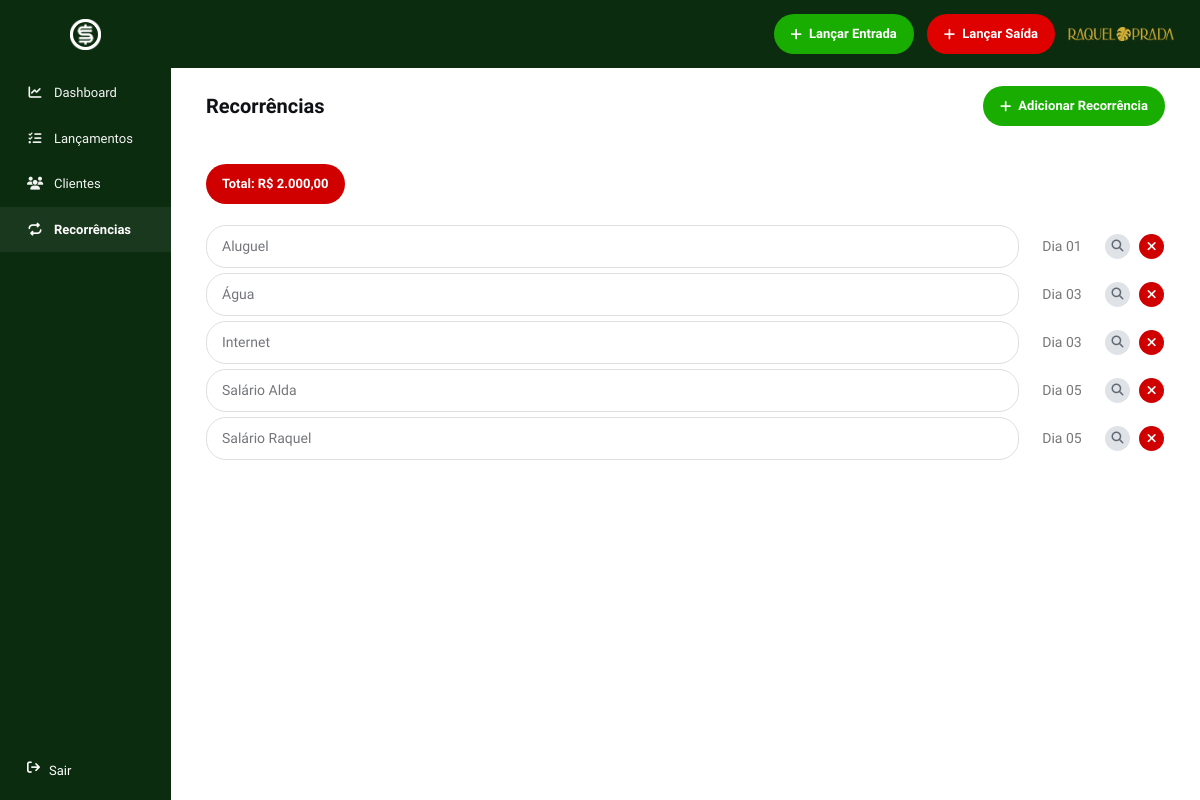
Page /recorrencias (signed in) on the committed database.
### tables this page shows
CREATE TABLE recurrings (
  id INT UNSIGNED AUTO_INCREMENT PRIMARY KEY,
  item VARCHAR(160) NOT NULL,
  amount DECIMAL(12,2) NOT NULL DEFAULT 0,
  day_of_month TINYINT UNSIGNED NOT NULL,
  active TINYINT(1) NOT NULL DEFAULT 1,
  created_at TIMESTAMP NOT NULL DEFAULT CURRENT_TIMESTAMP
);

### app/controllers/RecurringController.php (called while the page is built, shortened)
<?php
class RecurringController {
    public function index(): void { require_auth(); $model=new Recurring(db()); $rows=$model->allActive(); $total=$model->totalActive(); $page='recorrencias'; $title='Recorrências'; require __DIR__.'/../views/recurrings/index.php'; }
}

### app/helpers/helpers.php (called while the page is built, shortened)
<?php
function e(mixed $value): string {
    return htmlspecialchars((string)$value, ENT_QUOTES, 'UTF-8');
}
function money(float|int|null $value): string {
    return 'R$ ' . number_format((float)$value, 2, ',', '.');
}
function base_url(): string {
    $script = str_replace('\\', '/', $_SERVER['SCRIPT_NAME'] ?? '/index.php');
    $dir = rtrim(str_replace('/index.php', '', $script), '/');
    return $dir === '/' ? '' : $dir;
}
function url(string $route, array $query = []): string {
    $path = base_url() . '/' . ltrim($route, '/');
    if ($query) $path .= '?' . http_build_query($query);
    return $path;
}

### config/database.php (called while the page is built, shortened)
<?php
function db(): PDO {
    static $pdo = null;
    if ($pdo instanceof PDO) return $pdo;
    $dsn = sprintf('mysql:host=%s;port=%s;dbname=%s;charset=utf8mb4', DB_HOST, DB_PORT, DB_NAME);
    $pdo = new PDO($dsn, DB_USER, DB_PASS, [
        PDO::ATTR_ERRMODE => PDO::ERRMODE_EXCEPTION,
        PDO::ATTR_DEFAULT_FETCH_MODE => PDO::FETCH_ASSOC,
        PDO::ATTR_EMULATE_PREPARES => false,
    ]);
    return $pdo;
}

### app/models/Recurring.php (called while the page is built, shortened)
<?php
class Recurring {
    public function allActive(): array { return $this->db->query('SELECT * FROM recurrings WHERE active=1 ORDER BY day_of_month, item')->fetchAll(); }
    public function totalActive(): float { return (float)$this->db->query('SELECT COALESCE(SUM(amount),0) FROM recurrings WHERE active=1')->fetchColumn(); }
}

### app/views/recurrings/index.php (the view, shortened to what this page needs)
<?php require __DIR__.'/../layouts/header.php'; ?>
<div class="page-title"><h1>Recorrências</h1><a class="btn btn-green" href="<?= e(url('recorrencia')) ?>"><i class="fa-solid fa-plus"></i> Adicionar Recorrência</a></div>
<div class="rec-total">Total: <?= e(money($total)) ?></div>
<section class="list-panel recurring-list">
    <?php foreach($rows as $r): ?>
    <div class="rec-row">
        <span class="rec-item"><?= e($r['item']) ?></span><span class="rec-day">Dia <?= str_pad((string)$r['day_of_month'],2,'0',STR_PAD_LEFT) ?></span>
        <a class="circle-search" href="<?= e(url('recorrencia',['id'=>$r['id']])) ?>" aria-label="Abrir recorrência"><i class="fa-solid fa-magnifying-glass"></i></a>
        <form method="post" action="<?= e(url('recorrencia/excluir')) ?>" onsubmit="return confirm('Excluir esta recorrência?');"><button class="circle-delete" type="submit" aria-label="Excluir recorrência"><i class="fa-solid fa-xmark"></i></button></form>
    </div>
    <?php endforeach; ?>
</section>
<?php require __DIR__.'/../layouts/footer.php'; ?>

### public/assets/css/style.css (style rules this page uses)
:root { --green: #0c2c10; --green2: #16ad00; --red: #d00000; --blue: #0867c7; --text: #101114; --muted: #727780; --line: #e2e4e7; --soft: #fafafa; --shadow: 0 8px 24px rgba(0, 0, 0, 0.04); }
* { box-sizing: border-box; }
html, body { margin: 0; min-height: 100%; font-family: "Geist", sans-serif; color: var(--text); background: #fff; }
body { font-size: 14px; }
a { text-decoration: none; color: inherit; }
button, input, select, textarea { font: inherit; }
.btn { display: inline-flex; align-items: center; justify-content: center; gap: 7px; border: 0; border-radius: 24px; padding: 10px 17px; min-height: 40px; font-weight: 700; font-size: 13px; cursor: pointer; transition: 0.15s ease; }
.btn-green { background: #18ad00; color: #fff; }
.page-title { display: flex; align-items: center; justify-content: space-between; margin-bottom: 20px; }
.page-title h1 { margin: 0; font-size: 20px; font-weight: 800; }
.circle-search, .circle-delete { width: 25px; height: 25px; display: inline-flex; align-items: center; justify-content: center; border-radius: 50%; border: 0; cursor: pointer; }
.circle-search { background: #dfe3e7; color: #616a73; font-size: 12px; }
.circle-delete { background: #d00000; color: #fff; font-size: 13px; }
.balance-pill, .rec-total { display: inline-flex; margin: 18px 0 16px; padding: 10px 16px; border-radius: 22px; color: #fff; font-weight: 800; font-size: 13px; }
.balance-pill.red, .rec-total { background: #d00000; }
.list-panel { width: 100%; max-width: none; }
.client-name-pill, .rec-item { border: 1px solid #dedfe1; border-radius: 20px; padding: 10px 15px; color: #74767a; font-size: 14px; background: #fff; }
.recurring-list { width: 100%; max-width: none; }
.rec-row { display: grid; grid-template-columns: 1fr 70px 26px 26px; align-items: center; gap: 8px; margin: 5px 0; }
.rec-day { font-size: 14px; color: #777; text-align: center; }
::placeholder { color: #ccc; opacity: 1; }

### rows in the picture
recurrings: item "Aluguel", day_of_month "01"
recurrings: item "Água", day_of_month "03"
recurrings: item "Internet", day_of_month "03"
recurrings: item "Salário Alda", day_of_month "05"
recurrings: item "Salário Raquel", day_of_month "05"

### other values in the picture
money($total) "R$ 2.000,00"
